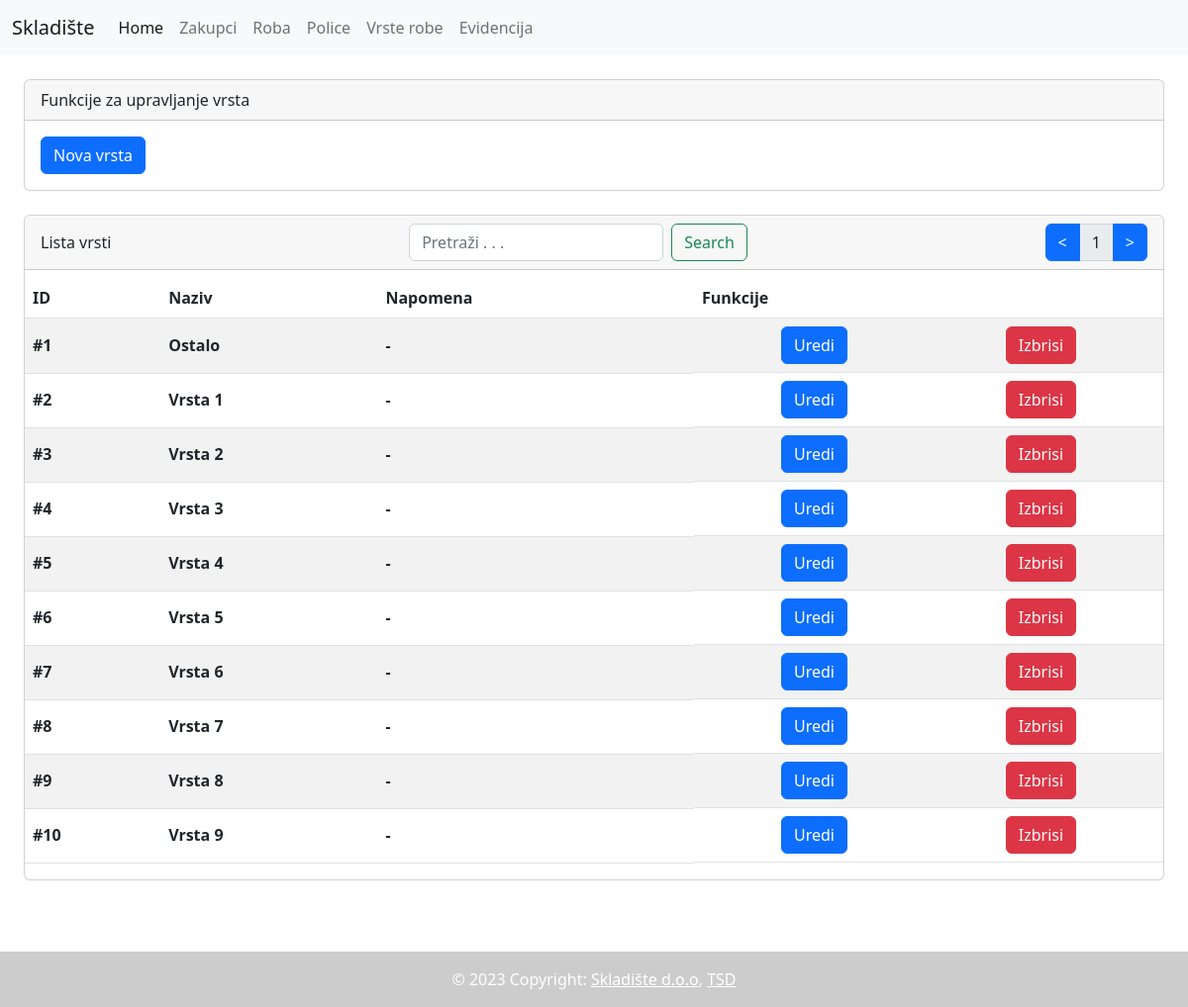
Page /vrsta-lista.php?page=1 on the committed database.
### tables this page shows
CREATE TABLE `vrstarobe` (
  `ID` int(11) NOT NULL PRIMARY KEY AUTO_INCREMENT,
  `Naziv` char(25) NOT NULL,
  `Napomena` varchar(100) DEFAULT NULL
);

### vrsta-lista.php (the view, shortened to what this page needs)
<!DOCTYPE html>
<html lang="en">
<head>
    <link rel="stylesheet" href="/skladiste/bootstrap/css/bootstrap.css">
</head>
<body>
    <?php include($_SERVER['DOCUMENT_ROOT'].'/skladiste/include/header.php'); ?>
    <?php include($_SERVER['DOCUMENT_ROOT'].'/skladiste/server/config.php'); ?>
    <div class="card m-4">
        <div class="card-header">
            Funkcije za upravljanje vrsta
        </div>
        <div class="card-body">
            <button class="btn btn-primary" onclick="window.location.assign('./nova-vrsta.php')">Nova vrsta</button>
        </div>
    </div>
    <div class="card m-4">
        <div class="card-header" style="display: flex;flex-wrap: nowrap;flex-direction: row;align-content: center;justify-content: space-between;align-items: center;">
            <span>Lista vrsti</span>
            <span>
                <form class="d-flex" method="GET" action="./vrsta-lista.php">
                    <input class="form-control me-2" type="search" name="q" placeholder="Pretraži . . ." aria-label="Pretraga" value="<?php print(isset($_GET['q']) ? $_GET['q'] : '') ?>">
                    <button class="btn btn-outline-success" type="submit">Search</button>
                </form>
            </span>
            <spam class="input-group" style="width: max-content;">
                <a href="./vrsta-lista.php?page=<?php print($_GET['page'] - 1) ?><?php print(isset($_GET['q']) ? "&q=".$_GET['q'] : '') ?>" class="btn btn-primary"><</a>
                <span class="input-group-text"><?php print($_GET['page']) ?></span>
                <a href="./vrsta-lista.php?page=<?php print($_GET['page'] + 1) ?><?php print(isset($_GET['q']) ? "&q=".$_GET['q'] : '') ?>" class="btn btn-primary">></a>
            </spam>
        </div>
        <table class="table table-striped" style="margin-top: 8px;margin-bootom: 16px;vertical-align: baseline;">
            <thead>
                <tr>
                <th scope="col">ID</th>
                <th scope="col">Naziv</th>
                <th scope="col">Napomena</th>
                <th scope="col">Funkcije</th>
                </tr>
            </thead>
            <tbody>
                <?php
                    if (isset($_GET["q"])) {
                        if ($_GET["page"] <= 0) {
                            header("Location: ./vrsta-lista.php?page=1&q=".$_GET["q"]);
                        }
                        $query = $DB->query("SELECT * FROM vrstarobe WHERE Naziv LIKE '%".$_GET["q"]."%' OR Napomena LIKE '%".$_GET["q"]."%' LIMIT 20 OFFSET ".($_GET["page"]-1)*20);
                        while($row = $query->fetch_assoc()) {
                            print("<tr>");
                            print("<th scope=\"row\">#".$row["ID"]."</th>");
                            print("<th scope=\"row\">".$row["Naziv"]."</th>");
                            print("<th scope=\"row\">".$row["Napomena"]."</th>");
                            print("<td class=\"btn-td\"><button class=\"btn btn-primary\" onclick=\"window.location.assign('./uredi-vrstu.php?id=".$row["ID"]."&return=.%2Fvrsta-lista.php')\">Uredi</button><button class=\"btn btn-danger\" onclick=\"window.location.assign('./vrsta-izbrisi.php?id=".$row["ID"]."')\">Izbrisi</button></td>");
                            print("</tr>");
                        }
                    }
                    else if (isset($_GET["page"])) {
                        $query = $DB->query("SELECT * FROM vrstarobe LIMIT 20 OFFSET ".($_GET["page"]-1)*20);
                        while($row = $query->fetch_assoc()) {
                            print("<tr>");
                            print("<th scope=\"row\">#".$row["ID"]."</th>");
                            print("<th scope=\"row\">".$row["Naziv"]."</th>");
                            print("<th scope=\"row\">".$row["Napomena"]."</th>");
                            print("<td class=\"btn-td\"><button class=\"btn btn-primary\" onclick=\"window.location.assign('./uredi-vrstu.php?id=".$row["ID"]."&return=.%2Fvrsta-lista.php')\">Uredi</button><button class=\"btn btn-danger\" onclick=\"window.location.assign('./vrsta-izbrisi.php?id=".$row["ID"]."')\">Izbrisi</button></td></tr>");
                        }
                    }else{
                        header("Location: ./vrsta-lista.php?page=1");
                        exit();
                    }
                ?>
            </tbody>
        </table>
    </div>
    <?php include($_SERVER['DOCUMENT_ROOT'].'/skladiste/include/footer.php'); ?>
</body>
</html>

### vrsta-lista.php (style rules this page uses)
.btn-td { display: flex; flex-wrap: wrap; align-content: center; justify-content: space-around; align-items: center; }

### rows in the picture
vrstarobe: ID "1", Naziv "Ostalo", Napomena "-"
vrstarobe: ID "2", Naziv "Vrsta 1", Napomena "-"
vrstarobe: ID "3", Naziv "Vrsta 2", Napomena "-"
vrstarobe: ID "4", Naziv "Vrsta 3", Napomena "-"
vrstarobe: ID "5", Naziv "Vrsta 4", Napomena "-"
vrstarobe: ID "6", Naziv "Vrsta 5", Napomena "-"
vrstarobe: ID "7", Naziv "Vrsta 6", Napomena "-"
vrstarobe: ID "8", Naziv "Vrsta 7", Napomena "-"
vrstarobe: ID "9", Naziv "Vrsta 8", Napomena "-"
vrstarobe: ID "10", Naziv "Vrsta 9", Napomena "-"

### other values in the picture
$_GET['page'] "1"
